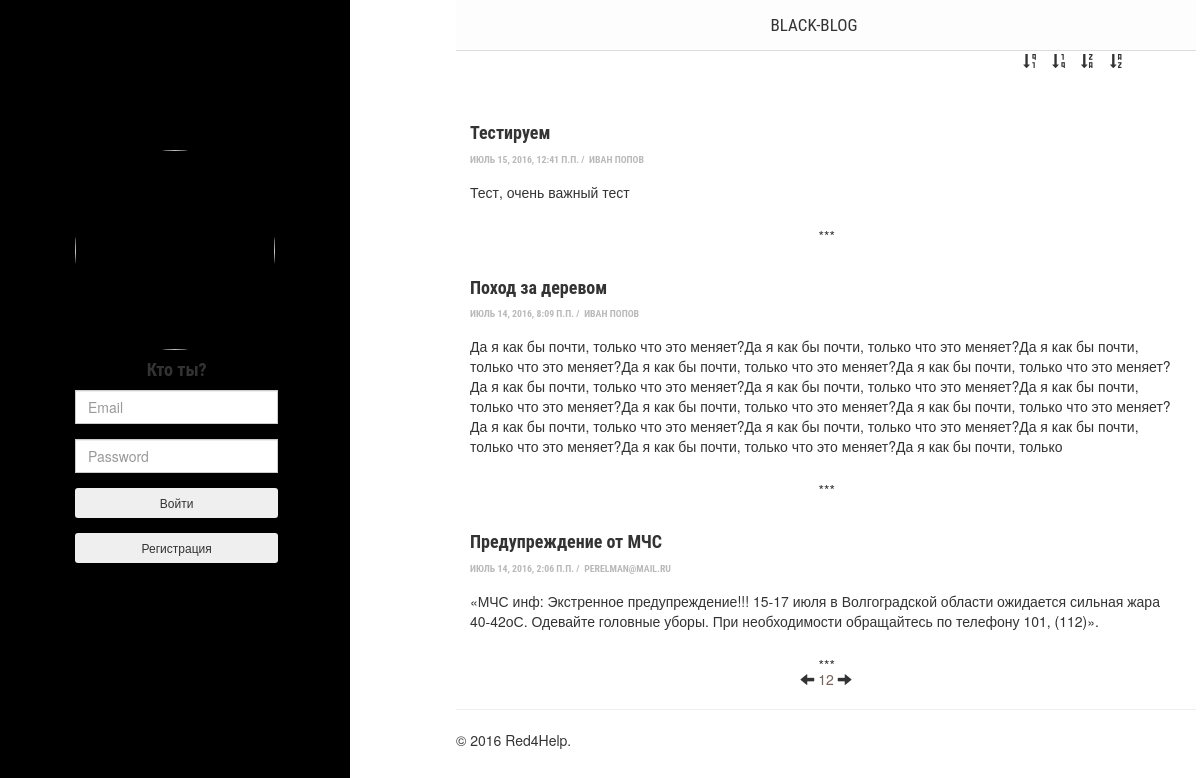
The app's page /, older data.
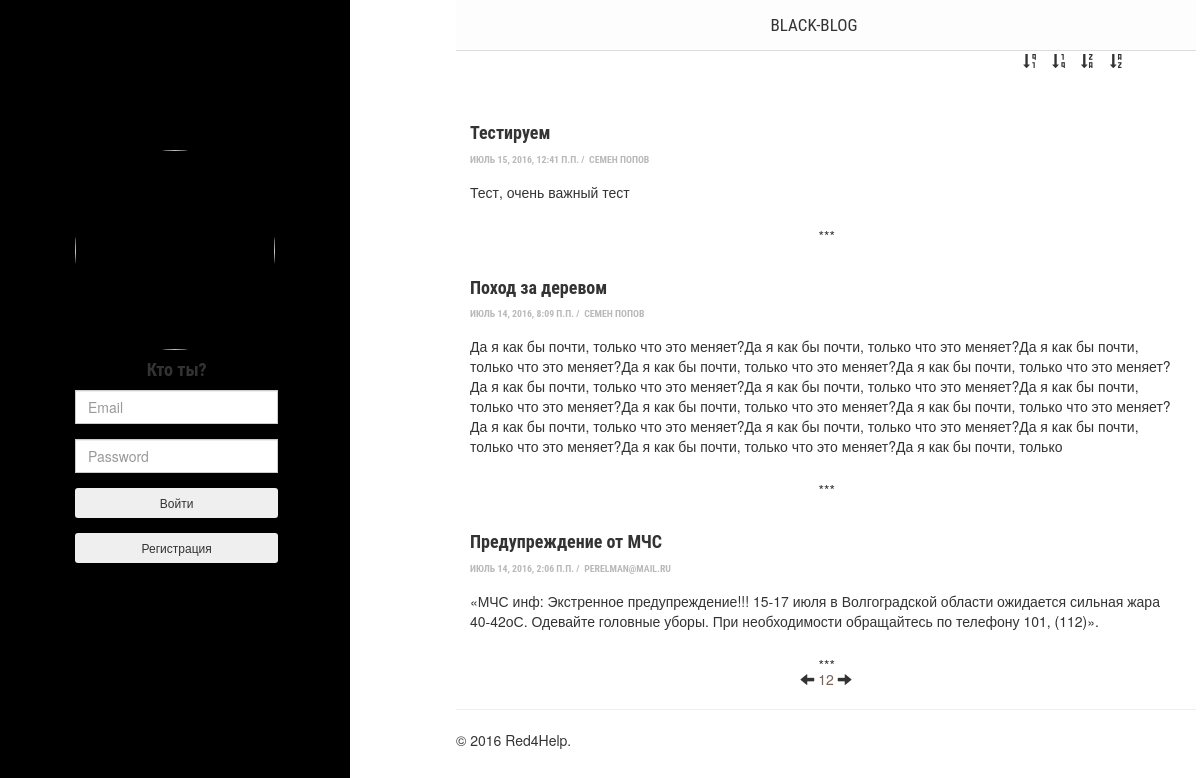
The same page, newer data.
### multiblog/models.py (models this page shows, shortened)
class Publication(models.Model):
	title = models.CharField(max_length=200, verbose_name='Имя')
	abstract = models.TextField(max_length=600, verbose_name='Краткое содержание')
	full_text = models.TextField(verbose_name='Полное описание')
	time = models.DateTimeField(verbose_name='Дата публикации')
	author = models.ForeignKey('Blogger', on_delete=models.CASCADE, verbose_name='Автор')
	class Meta:
		verbose_name = u'Публикация'
		verbose_name_plural = u'Публикации'

class Blogger(AbstractBaseUser):
	email = models.EmailField(verbose_name='Email', unique=True, max_length=250)
	name = models.CharField(max_length=100, verbose_name='Имя', blank=False)
	surname = models.CharField(max_length=100, verbose_name='Фамилия', blank=False)
	phone = models.CharField(max_length=20, verbose_name='Телефон', blank=False)
	skype = models.CharField(max_length=20, verbose_name='Skype', blank=False)
	avatar = models.ImageField(upload_to=u'./media/img/', verbose_name='Аватар', blank=False, default='./media/img/ava-default.png')
	is_active = models.BooleanField(default=True)
	is_admin = models.BooleanField(default=False)
	objects = BloggerManager()
	USERNAME_FIELD = 'email'
	def img_avatar(self):
		if self.avatar:
			return '<img src="%s" width="100"/>' % self.avatar.url
		else:
			return '(none)'
	img_avatar.short_description = 'Аватар'
	img_avatar.allow_tags = True
	class Meta:
		verbose_name = u'Блоггер'
		verbose_name_plural = u'Блоггеры'
	def __str__(self):
		if self.name or self.surname:
			return self.name + " " + self.surname
		else:
			return self.email

### multiblog/views.py (the view, shortened to what this page needs)
# urls.py: url(r'^$', views.main, name='main'),
def main(request):
	publ = Publication.objects.all().order_by("-time")
	if request.GET.get('new'):
		return HttpResponseRedirect("/new/")
	if request.GET.get('logout'):
		auth.logout(request)
		return HttpResponseRedirect(request.path)
	return render(request, 'multiblog/main.html', {'publ':publ})

### multiblog/templatetags/multiblog_tags.py (called while the page is built)
@register.inclusion_tag('multiblog/footer.html')
def footer():
	return {'year':datetime.datetime.now().year}

@register.inclusion_tag('multiblog/header.html')
def header():
	return {}

### multiblog/templates/multiblog/main.html
{% extends 'multiblog/base.html'%}
{% block content %}
    <div id="wrapper">
      <div id="sidebar-wrapper">
        <div class="col-sm-8 placeholder">
            {% if user.is_authenticated %}
                <a href="{% url 'my_profile' pk=user.id %}"><img src="{{ user.avatar.url }}" class="img-responsive"></a>
                <h4 class="text-center"><a href="{% url 'my_profile' pk=user.id %}">{{ user }}</a></h4>
                <form action="#" method="get">
                  <input type="submit" class="btn" value="Новая запись" name="new">
                  <input type="submit" class="btn" value="Выйти" name="logout">
                </form>
            {% else %}
              <img src="https://ezwow.org/uploads/profile/photo-674151.png" class="img-responsive">
                <form class="form-signin" method="POST" id="submit-form">{% csrf_token %}
                {% if error %}
                  <h4 class="text-center text-danger">{{ error }}</h4>
                {% else %}
                  <h4 class="text-center">Кто ты?</h4>
                {% endif %}
                    <div class="form-group">
                        <div class="input-group col-md-12">
                          <input class="form-control" placeholder="Email" name="email">
                        </div>
                    </div>
                    <div class="form-group">
                        <div class="input-group col-md-12">
                          <input class="form-control" placeholder="Password" name="password" type="password">
                        </div>
                    </div>
                    <div class="form-group">
                        <div class="input-group col-md-12">
                          <button class="btn btn-inverse btn-sm btn-block" type="submit" name="submit-log-in">Войти</button>
                        </div>
                    </div>
                    <div class="form-group">
                      <div class="input-group col-md-12">
                        <button class="btn btn-inverse btn-sm btn-block" type="submit" name="submit-register">Регистрация</button>
                      </div>
                    </div>
                </form>
              {% endif %}
            </div>
        </div>
  </div>
  <header class="main-header content-wrapper">
    <nav class="nav-main center-wrapper">
      <a class="nav-main" href="{% url 'main' %}">Black-Blog</a>
    </nav>
  </header>
  <li class="sort-main">
        <ol><a href="#" class="sort-page" act="2-desc" data-placement="bottom" data-toggle="tooltip" title="Сортировка по убыванию даты публикации" ><span class="glyphicon glyphicon-sort-by-order-alt"></span></a></ol>
        <ol><a href="#" class="sort-page" act="2-asc" data-placement="bottom" data-toggle="tooltip" title="Сортировка по возрастанию даты публикации"><span class="glyphicon glyphicon-sort-by-order"></span></a></ol>
        <ol><a href="#" class="sort-page" act="1-desc" data-placement="bottom" data-toggle="tooltip" title="Сортировка в обратном алфавитном порядке"><span class="glyphicon glyphicon-sort-by-alphabet-alt"></span></a></ol>
        <ol><a href="#" class="sort-page" act="1-asc" data-placement="bottom" data-toggle="tooltip" title="Сортировка в алфавитном порядке"><span class="glyphicon glyphicon-sort-by-alphabet"></span></a></ol>
  </li>
	<main class="content-wrapper" id="main_page">
		  {% for p in publ %}
			    <article class="index-page" data-author="{{ p.author }}" data-time="{{ p.time }}">
			      <h4><a href="{% url 'full' pk=p.id %}">{{ p.title }}</a>
            </h4>
			      <p class="post-meta"><time datetime="{{ p.time }}">{{ p.time }}</time>&nbsp;/&nbsp;
				      <span item="author"><a href="{% url 'my_profile' pk=p.author.id %}">{{ p.author }}</a></span>
			      </p>
            <p>{{ p.abstract }}</p>
        	</article>
      {% endfor %}
      <div class="center-wrapper" id="navigation">
        <a href="left"><span class="glyphicon glyphicon-arrow-left"></span></a>
        <span>12</span>
        <a href="right"><span class="glyphicon glyphicon-arrow-right"></span></a>
      </div>
{% endblock content %}

Row changes from the older to the newer data that the page shows:
changed through a linked row, Publication "Тестируем": author "ИВАН ПОПОВ" → "СЕМЕН ПОПОВ"
changed through a linked row, Publication "Поход за деревом": author "ИВАН ПОПОВ" → "СЕМЕН ПОПОВ"
